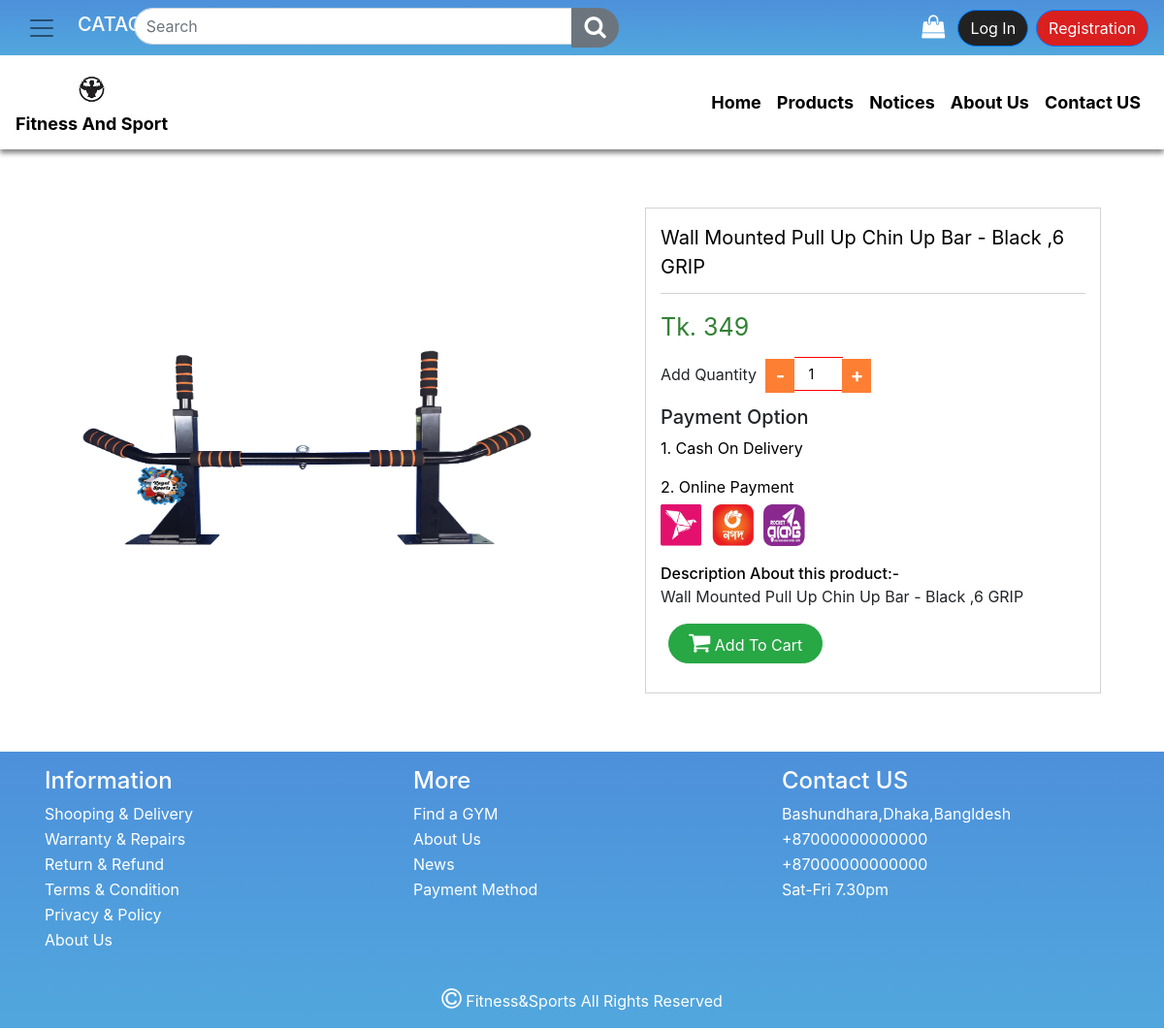
/product-view-page.php?product_id=4, run on the app's committed database.
### tables this page shows
CREATE TABLE `products` (
  `product_id` int(11) NOT NULL,
  `product_name` varchar(100) NOT NULL,
  `product_des` varchar(500) NOT NULL,
  `product_pic` varchar(100) NOT NULL,
  `exported_from` varchar(100) NOT NULL,
  `num_avl_product` int(11) NOT NULL,
  `price` int(11) NOT NULL
);

### product-view-page.php (the view, shortened to what this page needs)
<!doctype html>
<html lang="en">
<head>
    <link rel="stylesheet" href="css/master.css">
    <link rel="stylesheet" href="css/product-style.css">
    <link rel="stylesheet" href="https://maxcdn.bootstrapcdn.com/font-awesome/4.7.0/css/font-awesome.min.css">
    <link rel="stylesheet" href="https://stackpath.bootstrapcdn.com/bootstrap/4.3.1/css/bootstrap.min.css">
</head>
<body>
    <?php include('php-layout-files/navbar.php') ?>
    <?php
    include('php-functions/php_query_functions.php');
    ?>
    <?php
    $product_id = $_GET['product_id'];
    $query = " Select * from products where product_id=$product_id";
    $result = $con->query($query);
    $result = mysqli_fetch_array($result);
    ?>
    <section id="services" class="services section-bg">
        <div class="container-fluid">
            <div class="row row-sm">
                <div class="col-md-5 _boxzoom  mx-auto">
                    <div class="_product-images">
                        <div class="picZoomer">
                            <img class="my_img" src="images/<?php echo $result['product_pic'] ?>" alt="">
                        </div>
                    </div>
                </div>
                <div class="col-md-5 mx-auto">
                    <div class="_product-detail-content">
                        <p class="_p-name"><?php echo $result['product_name'] ?> </p>
                        <div class="_p-price-box">
                            <div class="p-list">
                                <span class="price"> Tk. <?php echo $result['price'] ?> </span>
                            </div>
                            <div class="_p-add-cart">
                                <div class="_p-qty">
                                    <form action="product-view-page.php?product_id=<?php echo $product_id ?>" method="post" accept-charset="utf-8">
                                        <span>Add Quantity</span>
                                        <div class="value-button decrease_" id="" value="Decrease Value">-</div>
                                        <input type="number" name="quantity" id="number" value="1" />
                                        <div class="value-button increase_" id="" value="Increase Value">+</div>
                                </div>
                            </div>
                            <div class="payment-option">
                                <h5> Payment Option </h5>
                                <p> 1. Cash On Delivery</p>
                                <div class="online-payment">
                                <p> 2. Online Payment</p>
                                <img src="images/bkash-nagad-rocket-1.png" alt="" srcset="">
                                </div>
                            </div>
                            <div class="_p-features mt-3">
                                <span> Description About this product:- </span>
                                <?php echo $result['product_des'] ?>
                            </div>
                            <div class="_p-qty-and-cart">
                                <div class="_p-add-cart">
                                    <button type="submit" name="add_cart" class="btn-theme btn btn-success" tabindex="0">
                                        <i class="fa fa-shopping-cart"></i> Add to Cart
                                    </button>
                                </div>
                            </div>
                        </div>
                    </div>
                </div>
            </div>
        </div>
    </section>
    <?php include('php-layout-files/footer.php') ?>
</body>
</html>

### css/master.css (style rules this page uses)
.fa { font-size: 24px !important; color: white !important; }
.footer h4, p { color: white; }

### css/product-style.css (style rules this page uses)
.my_img { vertical-align: middle; position: absolute; top: 0; bottom: 0; margin: auto; height: 80%; }
section { padding: 60px 0; }
._boxzoom ._product-images { width: 80%; display: inline-block; }
._boxzoom ._product-images .picZoomer { width: 100%; }
._boxzoom ._product-images .picZoomer img.my_img { width: 100%; }
._product-detail-content { background: #fff; padding: 15px; border: 1px solid lightgray; }
._product-detail-content p._p-name { color: black; font-size: 20px; border-bottom: 1px solid lightgray; padding-bottom: 12px; }
.p-list span { margin-right: 15px; }
.p-list span.price { font-size: 25px; color: #318234; }
._p-qty .value-button { display: inline-flex; border: 0px solid #ddd; margin: 0px; width: 30px; height: 35px; justify-content: center; align-items: center; background: #fd7f34; -webkit-touch-callout: none; -webkit-user-select: none; -khtml-user-select: none; -moz-user-select: none; -ms-user-select: none; user-select: none; color: #fff; }
._p-qty .value-button { border: 0px solid #fe0000; height: 35px; font-size: 20px; font-weight: bold; }
._p-qty input#number { text-align: center; border: none; border-top: 1px solid #fe0000; border-bottom: 1px solid #fe0000; margin: 0px; width: 50px; height: 35px; font-size: 14px; box-sizing: border-box; }
._p-add-cart { margin-left: 0px; margin-bottom: 15px; }
.p-list { margin-bottom: 10px; }
._p-features > span { display: block; font-size: 16px; color: #000; font-weight: 500; }
._p-add-cart .btn { text-transform: capitalize; padding: 6px 20px; border-radius: 52px; }
._p-add-cart .btn { margin: 0px 8px; }
._p-qty .decrease_ { position: relative; right: -5px; top: 3px; }
._p-qty .increase_ { position: relative; top: 3px; left: -5px; }

### product-view-page.php (style rules this page uses)
.payment-option p { color: black; }
.online-payment img { width: 150px; margin-top: -10px; }

### data on the page
products: product_pic (picture), product_name "Wall Mounted Pull Up Chin Up Bar - Black ,6 GRIP", price "349", product_des "Wall Mounted Pull Up Chin Up Bar - Black ,6 GRIP"
